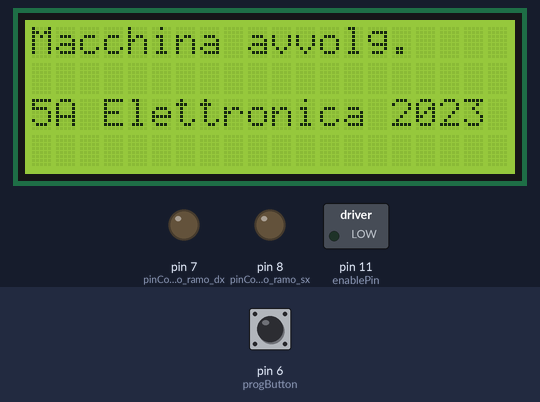
Simulated run of this sketch. Board: Arduino Uno, built with avr-gcc and run on an emulated ATmega328P. Parts: 20×4 character LCD, switched loads named in the sketch (green lamp = pin HIGH), output pins drawn as LEDs (lit = HIGH). Inputs (shaded band) come from the test bench; at power-on: pin 6 (progButton) HIGH. What the sketch prints to the serial monitor is not drawn.

Above: at 0.1 s.
At 4.3 s:
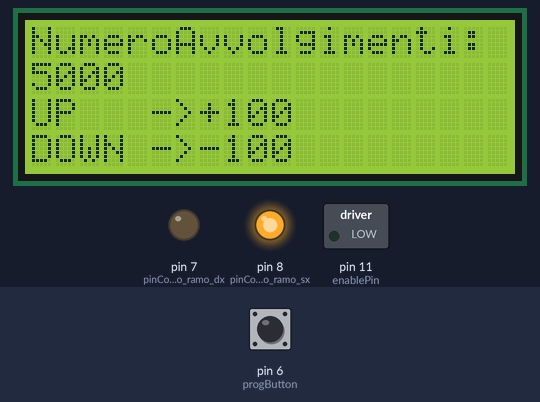
At 12.3 s:
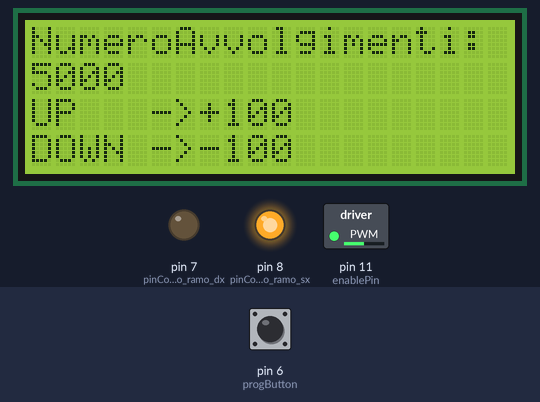

The sketch:

controllo_macchina.ino
```cpp
#include <Wire.h>
#include "LiquidCrystal_I2C.h"

// Set the LCD address to 0x27 for a 16 chars and 2 line display
LiquidCrystal_I2C lcd(0x27, 20, 4);


const int enablePin = 11;

//pin di controllo ponte H L293D
const int pinControllo_ramo_sx = 8;
const int pinControllo_ramo_dx = 7;

const int progButton = 6;
const int upButton = 5;
const int downButton = 4;

//Valori di default
int cw = 1; //variabile di controllo della direzione -> orario predefinito
int numeroSpire = 5000;

//Variabili di controllo
long int tempoAvvio = 0;
int giriEffettuati = 0;
int giriMinuto = 0;
float rpm_max_motore = 790.0;


void setup()
{
	// initialize the LCD
  Serial.begin(9600);
  Serial.println("ok");
	lcd.begin();

	// Turn on the blacklight and print a message.
	lcd.backlight();
	lcd.print("Macchina avvolg.");
  lcd.setCursor(0,2);
  lcd.print("5A Elettronica 2023");
  delay(4000);
  lcd.clear();
  lcd.print("NumeroAvvolgimenti:" );
  lcd.setCursor(0,1);
  lcd.print(numeroSpire);
  lcd.setCursor(0,2);
  lcd.print("UP   ->+100" );
  lcd.setCursor(0,3);
  lcd.print("DOWN ->-100" );
  lcd.setCursor(0,1); //Riposiziono il cursore

  //Setup macchina
    pinMode(enablePin,OUTPUT);
    pinMode(pinControllo_ramo_sx, OUTPUT);
    pinMode(pinControllo_ramo_dx, OUTPUT);

    pinMode(progButton,INPUT);
    pinMode(upButton, INPUT);
    pinMode(downButton, INPUT);
    //se non si preme prg si resta nel loop di interrogazione
   //dei pulsanti up e down
   Serial.println("Setup numero avvolgimenti: ");

  while(!digitalRead(progButton)){
    if (digitalRead(upButton)) { //se premo up
      numeroSpire = numeroSpire +100;
      lcd.setCursor(0,1); //Riposiziono il cursore
      lcd.print(numeroSpire);
      Serial.println(numeroSpire);
    }
    if (digitalRead(downButton)) { //se premo down
      numeroSpire = numeroSpire -100;
      lcd.setCursor(0,1); //Riposiziono il cursore
      lcd.print(numeroSpire);
      Serial.println(numeroSpire);
    }
    delay(100);
  }
  delay(100); //evita di saltare il blocco successivo a causa dei rimbalzi del pulsante prog

  Serial.println("Setup verso di rotazione: ");
  while(!digitalRead(progButton)){
    if (digitalRead(upButton)) { //se premo up
      cw = 0; //verso antiorario
      Serial.println(cw);
    }
    if (digitalRead(downButton)) { //se premo down
      cw=1;	//verso orario
      Serial.println(cw);
    }
    delay(100);
  }

    if(cw != 0)
   {digitalWrite(pinControllo_ramo_sx, HIGH);
    digitalWrite(pinControllo_ramo_dx, LOW);
   }
   else
   {
    digitalWrite(pinControllo_ramo_sx, LOW);
    digitalWrite(pinControllo_ramo_dx,HIGH);
   }

    //avvio il motore con la velocità e il verso impostati

    int pot = analogRead(A0);
    Serial.println(pot); //imposto al 50% ad esempio

     delay(4000);

    giriMinuto = (pot/1023.0)*rpm_max_motore; //suppongo 50 rpm velocità massima di rotazione

    int duty = (giriMinuto/rpm_max_motore)*255;

    //Il duty cycle del segnale PWM determina la tensione di alimentazione motore:
    //duty = 255 ->motore 50 rpm
    //duty = 128 -> motore 25 rpm

    Serial.print("giriMinuto: ");
    Serial.println(giriMinuto);
    Serial.print("Duty Cycle: ");
    Serial.println(duty);

    delay(4000);

    analogWrite(enablePin, duty); //Imposto il pwm al valore desiderato
  	tempoAvvio = millis();


}

void loop()
{

   giriEffettuati = (giriMinuto/60.0) * ((millis()-tempoAvvio)/1000.0); //giri/secondo * secondi = giri fino ad ora
   Serial.println(giriEffettuati);
  if(giriEffettuati >= numeroSpire)
  {
    analogWrite(enablePin,0); //Ho finito. Arresto motore cc
    delay(1000);
    setup(); //Torno all'inizio
  }

}
```
